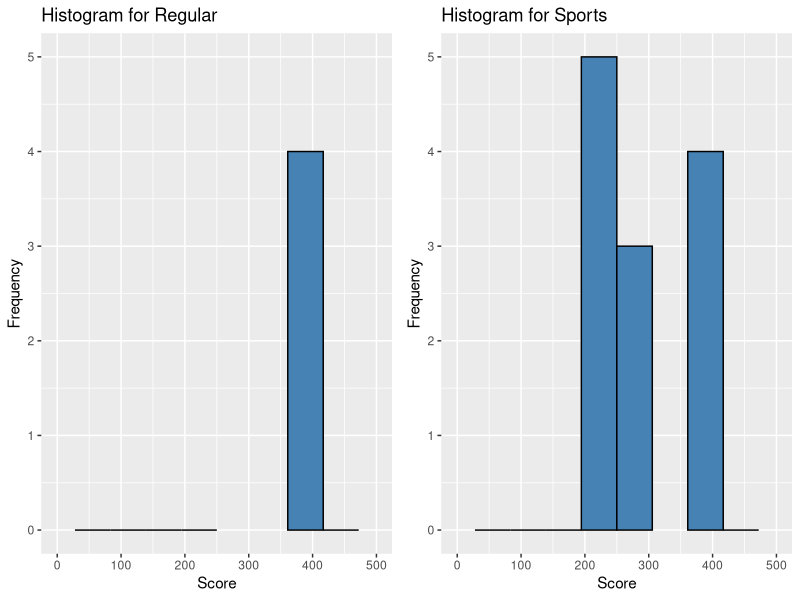
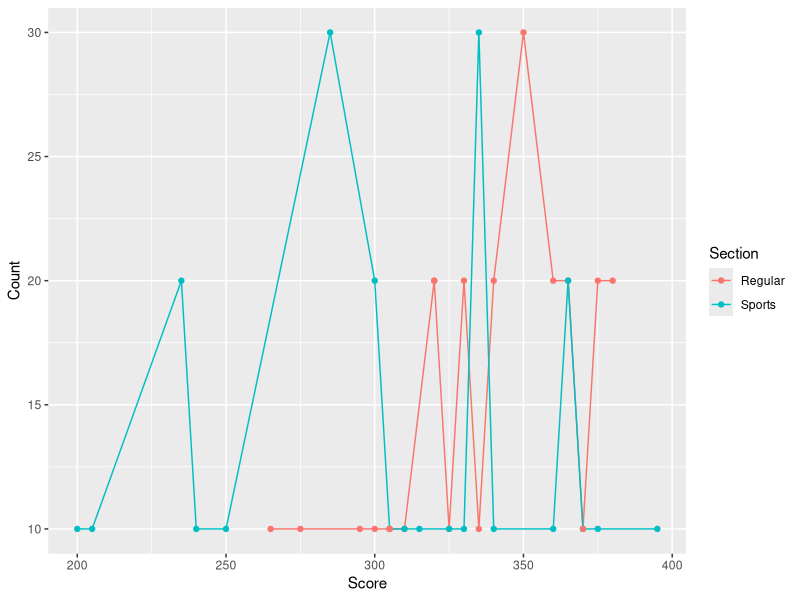

The R source for these figures, in order: (Note: this script raises an error after producing the figures.)
# Assignment: ASSIGNMENT 4.2
# Name: Basak, Atanu
# Date: 2022-04-06

install.packages('sqldf')
library(sqldf)

install.packages('dplyr')
install.packages('plyr')
library(dplyr)
library(plyr)
library(reshape2)

# 1. What are the observational units in this study?
scores <- read.csv("data/scores.csv")
head(scores)
str(scores)

# Identify the variables mentioned in the narrative paragraph and determine which are categorical and quantitative?
# Total points earned is couse : Score (quantitative)
# course grades : Count (quantitative)
# section : section (categorical)

# Create one variable to hold a subset of your data set that contains only the Regular Section and one 
# variable for the Sports Section.

regular <- filter(scores, Section=='Regular')
head(regular)
sports <- filter(scores, Section=='Sports')
head(sports)

#Use the Plot function to plot each Sections scores and the number of students achieving that score. 
#Use additional Plot Arguments to label the graph and give each axis an appropriate label. 
#Once you have produced your Plots answer the following questions:
install.packages("ggplot2")
install.packages("gridExtra")
library(ggplot2)
install.packages("reshape2")
library(reshape2)

plot1 <- ggplot(regular, aes(Score)) + ggtitle('Histogram for Regular') + geom_histogram(bins=10, fill="steelblue", colour="black") + xlab('Score') + ylab('Frequency') + scale_y_continuous(limits = c(0, 5)) + scale_x_continuous(limits = c(0, 500))

plot2 <- ggplot(sports, aes(Score)) + ggtitle('Histogram for Sports') + geom_histogram(bins=10, fill="steelblue", colour="black") + xlab('Score') + ylab('Frequency') + scale_y_continuous(limits = c(0, 5)) + scale_x_continuous(limits = c(0, 500))

require(gridExtra)
grid.arrange(plot1, plot2, nrow=1)

ggplot(data=scores, aes(x=Score, y=Count, group=Section)) +  geom_line(aes(color=Section)) +  geom_point(aes(color=Section))

#Comparing and contrasting the point distributions between the two section, looking at 
#both tendency and consistency: Can you say that one section tended to score more points than the other? 
#Justify and explain your answer.

#the sports section tended to score more, because right side of the histogram have higher frequency.

#Did every student in one section score more points than every student in the other section? If not, 
#explain what a statistical tendency means in this context.

#every students from sports score equal or more compared to regular section.


#What could be one additional variable that was not mentioned in the narrative that could be 
#influencing the point distributions between the two sections?
#If it would be a grade wise attribute that will help onfurther analysis.




acs <- read.csv("data/acs-14-1yr-s0201.csv")
head(acs,15)

#Use the apply function on a variable in your dataset
fn <- function(x) {ifelse(any(x >= 80), 'good grade', 'bad grade')}
grades <- apply(acs['HSDegree'], MARGIN=1, FUN=fn) 
grades

#Use the aggregate function on a variable in your dataset
apply(acs['HSDegree'], MARGIN=2, FUN=sum) 

#Use the plyr function on a variable in your dataset - more specifically, 
#I want to see you split some data, perform a modification to the data, and then bring it back together
head(acs)
# want to see the state wise average HSDegree
library(stringr)
library(dplyr)
acs['state'] <- word(acs$Geography,2,sep=",")
acs %>%
  group_by(state) %>%
  summarise(mean = mean(HSDegree), n = n())

#Check distributions of the data
head(acs)
library(gridExtra)
qqnorm(acs$HSDegree, main = "Normal Q-Q plot HSDegree")
qqnorm(acs$BachDegree, main = "Normal Q-Q plot BachDegree")
#Both HSDegree and Bachelor Degree follow normal distribution

#Identify if there are any outliers
boxplot(acs$HSDegree, main = "Boxplot HSDegree") #have outlier which is below 65
boxplot(acs$BachDegree, main = "Boxplot BachDegree") #This does not have any outlier.

#Create at least 2 new variables

acs['state'] <- word(acs$Geography,2,sep=",")
head(acs$state)

fn <- function(x) {ifelse(any(x >= 80), 'good grade', 'bad grade')}
acs['grades'] <- apply(acs['HSDegree'], MARGIN=1, FUN=fn) 
head(acs$grades)
